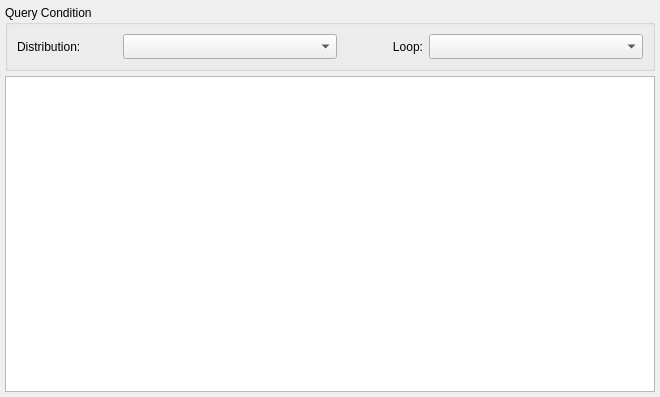
<?xml version="1.0" encoding="UTF-8"?>
<ui version="4.0">
 <class>dlgSearchDevice</class>
 <widget class="QDialog" name="dlgSearchDevice">
  <property name="geometry">
   <rect>
    <x>0</x>
    <y>0</y>
    <width>660</width>
    <height>397</height>
   </rect>
  </property>
  <property name="sizePolicy">
   <sizepolicy hsizetype="Preferred" vsizetype="Preferred">
    <horstretch>0</horstretch>
    <verstretch>0</verstretch>
   </sizepolicy>
  </property>
  <property name="windowTitle">
   <string>Search Device</string>
  </property>
  <layout class="QVBoxLayout" name="verticalLayout">
   <property name="spacing">
    <number>5</number>
   </property>
   <property name="leftMargin">
    <number>5</number>
   </property>
   <property name="topMargin">
    <number>5</number>
   </property>
   <property name="rightMargin">
    <number>5</number>
   </property>
   <property name="bottomMargin">
    <number>5</number>
   </property>
   <item>
    <widget class="QGroupBox" name="groupBox">
     <property name="sizePolicy">
      <sizepolicy hsizetype="Minimum" vsizetype="Minimum">
       <horstretch>0</horstretch>
       <verstretch>0</verstretch>
      </sizepolicy>
     </property>
     <property name="title">
      <string>Query Condition</string>
     </property>
     <layout class="QGridLayout" name="gridLayout">
      <item row="0" column="0">
       <layout class="QHBoxLayout" name="horizontalLayout">
        <item>
         <widget class="QLabel" name="label">
          <property name="maximumSize">
           <size>
            <width>100</width>
            <height>16777215</height>
           </size>
          </property>
          <property name="text">
           <string>Distribution:</string>
          </property>
         </widget>
        </item>
        <item>
         <widget class="QComboBox" name="comboBox">
          <property name="minimumSize">
           <size>
            <width>0</width>
            <height>25</height>
           </size>
          </property>
         </widget>
        </item>
        <item>
         <widget class="QLabel" name="label_2">
          <property name="maximumSize">
           <size>
            <width>80</width>
            <height>16777215</height>
           </size>
          </property>
          <property name="text">
           <string>Loop:</string>
          </property>
          <property name="alignment">
           <set>Qt::AlignRight|Qt::AlignTrailing|Qt::AlignVCenter</set>
          </property>
         </widget>
        </item>
        <item>
         <widget class="QComboBox" name="comboBox_2">
          <property name="minimumSize">
           <size>
            <width>0</width>
            <height>25</height>
           </size>
          </property>
         </widget>
        </item>
       </layout>
      </item>
     </layout>
    </widget>
   </item>
   <item>
    <widget class="QTableView" name="tableView"/>
   </item>
  </layout>
 </widget>
 <resources/>
 <connections/>
</ui>
